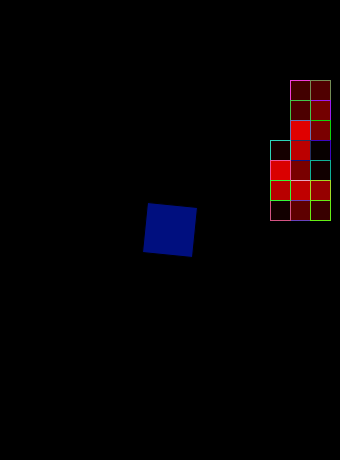
Frame 1 (no input)
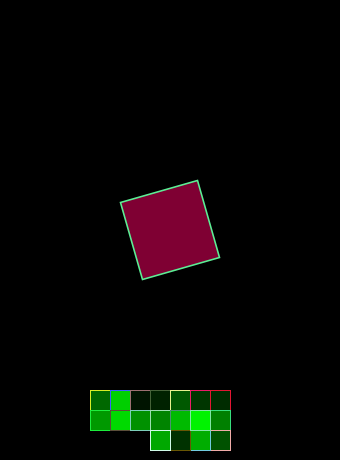
Frame 60 (the mouse pressed at the canvas centre just before this capture)
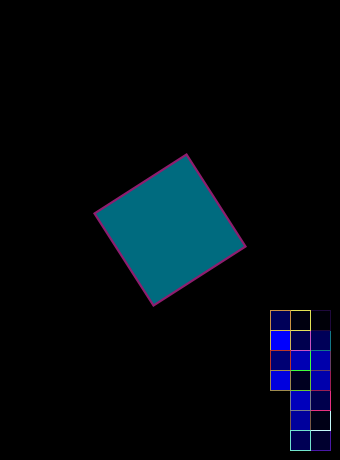
Frame 120 (the mouse held since frame 60 and released just before this capture)

The Processing sketch that drew these frames (run headless with seeded random() and noise(); from frame 60 on, the mouse is pressed at the canvas centre):

// Processing sketch: processing_113252
// ── processing_113252.pde

float s=1;
float scaleSpeed=.01;
float counter=0;
float hue=0.0;
float offset=10;
float angle=0;
void setup()
{
size(340,460);
frameRate(20);
}
void draw()
{
  background(0);
  rectMode(CENTER);
  counter+=1/10.0;
  println(counter);
  angle+=0.1;
  s+=scaleSpeed;
  if(s>8||s<0)
  {
    scaleSpeed=-scaleSpeed;
  }
  float degrees=radians(45);
  pushMatrix();
  colorMode(HSB,360,100,100);
  fill(random(0,360),100,50);
  translate(width/2,height/2);
  rotate(angle);
  scale(s);
  rect(0,0,50,50);
  popMatrix();
  colorMode(RGB,255,255,255);
  if (counter>0&&counter<5)
  {
  drawMO1();
  }
  if (counter>5&&counter<10)
  {
  drawMO2();
  }
  if (counter>10&&counter<15)
  {
    drawMO3();
  }
 if (counter>15&&counter<20)
 {
   drawMO4();
 }
 if (counter>20&&counter<25)
 {
 drawMO5();
 }
   if (counter>25&&counter<30)
   {
     drawMO6();
   }
   if (counter>30&&counter<35)
   {
 drawMO7();
   }
   if (counter>35&&counter<45)
   {
   drawMO1();
   drawMO2();
   drawMO3();
}
   if (counter>45&&counter<55)
   {
   drawMO4();
   drawMO5();
   drawMO6();
}
   if (counter>55&&counter<65)
   {
   drawMO1();
   drawMO7();
   drawMO3();
}
   if (counter>65&&counter<75)
   {
   drawMO2();
   drawMO4();
   drawMO6();
}
   if (counter>75&&counter<85)
   {
   drawMO1();
   drawMO7();
   drawMO5();
}
   if (counter>87)
   {
   drawMO1();
   drawMO2();
   drawMO3();
   drawMO4();
   drawMO5();
   drawMO6();
   drawMO7();
}
}

void drawMO1()
{
  fill(random(0,255),0,0);
stroke(random(0,255),random(0,255),random(0,255));
rect(300,90,20,20);
 fill(random(0,255),0,0);
stroke(random(0,255),random(0,255),random(0,255));
rect(320,90,20,20);
fill(random(0,255),0,0);
stroke(random(0,255),random(0,255),random(0,255));
rect(300,110,20,20);
 fill(random(0,255),0,0);
stroke(random(0,255),random(0,255),random(0,255));
rect(320,110,20,20);
 fill(random(0,255),0,0);
stroke(random(0,255),random(0,255),random(0,255));
rect(300,130,20,20);
 fill(random(0,255),0,0);
stroke(random(0,255),random(0,255),random(0,255));
rect(320,130,20,20);
 fill(random(0,255),0,0);
stroke(random(0,255),random(0,255),random(0,255));
rect(320,150,20,20);
 fill(random(0,255),0,0);
stroke(random(0,255),random(0,255),random(0,255));
rect(300,110,20,20);
 fill(random(0,255),0,0);
stroke(random(0,255),random(0,255),random(0,255));
rect(300,130,20,20);
 fill(random(0,255),0,0);
stroke(random(0,255),random(0,255),random(0,255));
rect(300,150,20,20);
 fill(random(0,255),0,0);
stroke(random(0,255),random(0,255),random(0,255));
rect(300,170,20,20);
 fill(random(0,255),0,0);
stroke(random(0,255),random(0,255),random(0,255));
rect(300,190,20,20);
 fill(random(0,255),0,0);
stroke(random(0,255),random(0,255),random(0,255));
stroke(random(0,255),random(0,255),random(0,255));
rect(320,170,20,20);
 fill(random(0,255),0,0);
stroke(random(0,255),random(0,255),random(0,255));
rect(320,190,20,20);
 fill(random(0,255),0,0);
stroke(random(0,255),random(0,255),random(0,255));
rect(300,210,20,20);
 fill(random(0,255),0,0);
stroke(random(0,255),random(0,255),random(0,255));
rect(320,210,20,20);
 fill(random(0,255),0,0);
stroke(random(0,255),random(0,255),random(0,255));
rect(280,150,20,20);
 fill(random(0,255),0,0);
stroke(random(0,255),random(0,255),random(0,255));
rect(280,210,20,20);
 fill(random(0,255),0,0);
stroke(random(0,255),random(0,255),random(0,255));
rect(280,170,20,20);
 fill(random(0,255),0,0);
stroke(random(0,255),random(0,255),random(0,255));
rect(280,190,20,20);
}
void drawMO2()
{
  fill(0,random(0,255),0);
stroke(random(0,255),random(0,255),random(0,255));
rect(100,400,20,20);
 fill(0,random(0,255),0);
stroke(random(0,255),random(0,255),random(0,255));
rect(120,400,20,20);
fill(0,random(0,255),0);
stroke(random(0,255),random(0,255),random(0,255));
rect(140,400,20,20);
 fill(0,random(0,255),0);
stroke(random(0,255),random(0,255),random(0,255));
rect(160,400,20,20);
 fill(0,random(0,255),0);
stroke(random(0,255),random(0,255),random(0,255));
rect(180,400,20,20);
 fill(0,random(0,255),0);
stroke(random(0,255),random(0,255),random(0,255));
rect(200,400,20,20);
 fill(0,random(0,255),0);
stroke(random(0,255),random(0,255),random(0,255));
rect(220,400,20,20);
 fill(0,random(0,255),0);
stroke(random(0,255),random(0,255),random(0,255));
rect(100,420,20,20);
 fill(0,random(0,255),0);
stroke(random(0,255),random(0,255),random(0,255));
rect(120,420,20,20);
 fill(0,random(0,255),0);
stroke(random(0,255),random(0,255),random(0,255));
rect(140,420,20,20);
 fill(0,random(0,255),0);
stroke(random(0,255),random(0,255),random(0,255));
rect(160,420,20,20);
 fill(0,random(0,255),0);
stroke(random(0,255),random(0,255),random(0,255));
rect(180,420,20,20);
 fill(0,random(0,255),0);
stroke(random(0,255),random(0,255),random(0,255));
stroke(random(0,255),random(0,255),random(0,255));
rect(220,420,20,20);
 fill(0,random(0,255),0);
stroke(random(0,255),random(0,255),random(0,255));
rect(220,440,20,20);
 fill(0,random(0,255),0);
stroke(random(0,255),random(0,255),random(0,255));
rect(200,440,20,20);
 fill(0,random(0,255),0);
stroke(random(0,255),random(0,255),random(0,255));
rect(180,440,20,20);
 fill(0,random(0,255),0);
stroke(random(0,255),random(0,255),random(0,255));
rect(200,420,20,20); fill(0,random(0,255),0);
stroke(random(0,255),random(0,255),random(0,255));
rect(160,440,20,20);
}
void drawMO3()
{
  fill(0,0,random(0,255));
stroke(random(0,255),random(0,255),random(0,255));
rect(320,440,20,20);
 fill(0,0,random(0,255));
stroke(random(0,255),random(0,255),random(0,255));
rect(320,420,20,20);
fill(0,0,random(0,255));
stroke(random(0,255),random(0,255),random(0,255));
rect(320,400,20,20);
 fill(0,0,random(0,255));
stroke(random(0,255),random(0,255),random(0,255));
rect(320,380,20,20);
 fill(0,0,random(0,255));
stroke(random(0,255),random(0,255),random(0,255));
rect(320,360,20,20);
 fill(0,0,random(0,255));
stroke(random(0,255),random(0,255),random(0,255));
rect(320,340,20,20);
 fill(0,0,random(0,255));
stroke(random(0,255),random(0,255),random(0,255));
rect(320,320,20,20);
 fill(0,0,random(0,255));
stroke(random(0,255),random(0,255),random(0,255));
rect(300,420,20,20);
 fill(0,0,random(0,255));
stroke(random(0,255),random(0,255),random(0,255));
rect(300,400,20,20);
 fill(0,0,random(0,255));
stroke(random(0,255),random(0,255),random(0,255));
rect(300,380,20,20);
 fill(0,0,random(0,255));
stroke(random(0,255),random(0,255),random(0,255));
rect(300,360,20,20);
 fill(0,0,random(0,255));
stroke(random(0,255),random(0,255),random(0,255));
rect(300,340,20,20);
 fill(0,0,random(0,255));
stroke(random(0,255),random(0,255),random(0,255));
stroke(random(0,255),random(0,255),random(0,255));
rect(300,320,20,20);
 fill(0,0,random(0,255));
stroke(random(0,255),random(0,255),random(0,255));
rect(300,440,20,20);
 fill(0,0,random(0,255));
stroke(random(0,255),random(0,255),random(0,255));
rect(280,320,20,20);
 fill(0,0,random(0,255));
stroke(random(0,255),random(0,255),random(0,255));
rect(280,340,20,20);
 fill(0,0,random(0,255));
stroke(random(0,255),random(0,255),random(0,255));
rect(280,360,20,20); fill(0,0,random(0,255));
stroke(random(0,255),random(0,255),random(0,255));
rect(280,380,20,20);
}
void drawMO4()
{
  fill(random(0,255),random(0,255),random(0,255));
stroke(random(0,255),random(0,255),random(0,255));
rect(160,220,20,20);
 fill(random(0,255),random(0,255),random(0,255));
stroke(random(0,255),random(0,255),random(0,255));
rect(140,220,20,20);
fill(random(0,255),random(0,255),random(0,255));
stroke(random(0,255),random(0,255),random(0,255));
rect(120,220,20,20);
 fill(random(0,255),random(0,255),random(0,255));
stroke(random(0,255),random(0,255),random(0,255));
rect(100,220,20,20);
 fill(random(0,255),random(0,255),random(0,255));
stroke(random(0,255),random(0,255),random(0,255));
rect(80,220,20,20);
 fill(random(0,255),random(0,255),random(0,255));
stroke(random(0,255),random(0,255),random(0,255));
rect(60,220,20,20);
 fill(random(0,255),random(0,255),random(0,255));
stroke(random(0,255),random(0,255),random(0,255));
rect(40,220,20,20);
 fill(random(0,255),random(0,255),random(0,255));
stroke(random(0,255),random(0,255),random(0,255));
rect(40,240,20,20);
 fill(random(0,255),random(0,255),random(0,255));
stroke(random(0,255),random(0,255),random(0,255));
rect(60,240,20,20);
 fill(random(0,255),random(0,255),random(0,255));
stroke(random(0,255),random(0,255),random(0,255));
rect(80,240,20,20);
 fill(random(0,255),random(0,255),random(0,255));
stroke(random(0,255),random(0,255),random(0,255));
rect(100,240,20,20);
 fill(random(0,255),random(0,255),random(0,255));
stroke(random(0,255),random(0,255),random(0,255));
rect(120,240,20,20);
 fill(random(0,255),random(0,255),random(0,255));
stroke(random(0,255),random(0,255),random(0,255));
stroke(random(0,255),random(0,255),random(0,255));
rect(140,240,20,20);
 fill(random(0,255),random(0,255),random(0,255));
stroke(random(0,255),random(0,255),random(0,255));
rect(160,240,20,20);
 fill(random(0,255),random(0,255),random(0,255));
stroke(random(0,255),random(0,255),random(0,255));
rect(100,260,20,20);
 fill(random(0,255),random(0,255),random(0,255));
stroke(random(0,255),random(0,255),random(0,255));
rect(80,260,20,20);
 fill(random(0,255),random(0,255),random(0,255));
stroke(random(0,255),random(0,255),random(0,255));
rect(60,260,20,20); fill(random(0,255),random(0,255),random(0,255));
stroke(random(0,255),random(0,255),random(0,255));
rect(40,260,20,20);
}
void drawMO5()
{
  fill(random(0,255),0,random(0,255));
stroke(random(0,255),random(0,255),random(0,255));
rect(180,0,20,20);
 fill(random(0,255),0,random(0,255));
stroke(random(0,255),random(0,255),random(0,255));
rect(180,20,20,20);
fill(random(0,255),0,random(0,255));
stroke(random(0,255),random(0,255),random(0,255));
rect(180,40,20,20);
 fill(random(0,255),0,random(0,255));
stroke(random(0,255),random(0,255),random(0,255));
rect(180,60,20,20);
 fill(random(0,255),0,random(0,255));
stroke(random(0,255),random(0,255),random(0,255));
rect(180,80,20,20);
 fill(random(0,255),0,random(0,255));
stroke(random(0,255),random(0,255),random(0,255));
rect(180,100,20,20);
 fill(random(0,255),0,random(0,255));
stroke(random(0,255),random(0,255),random(0,255));
rect(180,120,20,20);
 fill(random(0,255),0,random(0,255));
stroke(random(0,255),random(0,255),random(0,255));
rect(160,0,20,20);
 fill(random(0,255),0,random(0,255));
stroke(random(0,255),random(0,255),random(0,255));
rect(160,20,20,20);
 fill(random(0,255),0,random(0,255));
stroke(random(0,255),random(0,255),random(0,255));
rect(160,40,20,20);
 fill(random(0,255),0,random(0,255));
stroke(random(0,255),random(0,255),random(0,255));
rect(160,60,20,20);
 fill(random(0,255),0,random(0,255));
stroke(random(0,255),random(0,255),random(0,255));
rect(160,80,20,20);
 fill(random(0,255),0,random(0,255));
stroke(random(0,255),random(0,255),random(0,255));
stroke(random(0,255),random(0,255),random(0,255));
rect(160,100,20,20);
 fill(random(0,255),0,random(0,255));
stroke(random(0,255),random(0,255),random(0,255));
rect(160,120,20,20);
 fill(random(0,255),0,random(0,255));
stroke(random(0,255),random(0,255),random(0,255));
rect(140,60,20,20);
 fill(random(0,255),0,random(0,255));
stroke(random(0,255),random(0,255),random(0,255));
rect(140,80,20,20);
 fill(random(0,255),0,random(0,255));
stroke(random(0,255),random(0,255),random(0,255));
rect(140,100,20,20); fill(random(0,255),0,random(0,255));
stroke(random(0,255),random(0,255),random(0,255));
rect(140,120,20,20);
}
void drawMO6()
{
  fill(0,random(0,255),random(0,255));
stroke(random(0,255),random(0,255),random(0,255));
rect(0,320,20,20);
 fill(0,random(80,255),random(2,185));
stroke(random(0,255),random(0,255),random(0,255));
rect(0,340,20,20);
fill(0,random(80,255),random(2,185));
stroke(random(0,255),random(0,255),random(0,255));
rect(20,320,20,20);
 fill(0,random(80,255),random(2,185));
stroke(random(0,255),random(0,255),random(0,255));
rect(0,360,20,20);
 fill(0,random(80,255),random(2,185));
stroke(random(0,255),random(0,255),random(0,255));
rect(0,380,20,20);
 fill(0,random(80,255),random(2,185));
stroke(random(0,255),random(0,255),random(0,255));
rect(0,400,20,20);
 fill(0,random(80,255),random(2,185));
stroke(random(0,255),random(0,255),random(0,255));
rect(0,420,20,20);
 fill(0,random(80,255),random(2,185));
stroke(random(0,255),random(0,255),random(0,255));
rect(0,440,20,20);
 fill(0,random(80,255),random(2,185));
stroke(random(0,255),random(0,255),random(0,255));
rect(20,340,20,20);
 fill(0,random(80,255),random(2,185));
stroke(random(0,255),random(0,255),random(0,255));
rect(20,360,20,20);
 fill(0,random(80,255),random(2,185));
stroke(random(0,255),random(0,255),random(0,255));
rect(20,380,20,20);
 fill(0,random(80,255),random(2,185));
stroke(random(0,255),random(0,255),random(0,255));
rect(20,400,20,20);
 fill(0,random(0,255),random(0,255));
stroke(random(0,255),random(0,255),random(0,255));
stroke(random(0,255),random(0,255),random(0,255));
rect(20,420,20,20);
 fill(0,random(0,255),random(0,255));
stroke(random(0,255),random(0,255),random(0,255));
rect(20,440,20,20);
 fill(0,random(0,255),random(0,255));
stroke(random(0,255),random(0,255),random(0,255));
rect(40,440,20,20);
 fill(0,random(0,255),random(0,255));
stroke(random(0,255),random(0,255),random(0,255));
rect(40,420,20,20);
 fill(0,random(0,255),random(0,255));
stroke(random(0,255),random(0,255),random(0,255));
rect(40,400,20,20); fill(0,random(0,255),random(0,255));
stroke(random(0,255),random(0,255),random(0,255));
rect(40,380,20,20);
}
void drawMO7()
{
  fill(random(0,255),random(0,255),0);
stroke(random(0,255),random(0,255),random(0,255));
rect(20,0,20,20);
 fill(random(0,255),random(0,255),0);
stroke(random(0,255),random(0,255),random(0,255));
rect(20,20,20,20);
fill(random(0,255),random(0,255),0);
stroke(random(0,255),random(0,255),random(0,255));
rect(20,40,20,20);
 fill(random(0,255),random(0,255),0);
stroke(random(0,255),random(0,255),random(0,255));
rect(20,60,20,20);
 fill(random(0,255),random(0,255),0);
stroke(random(0,255),random(0,255),random(0,255));
rect(20,80,20,20);
 fill(random(0,255),random(0,255),0);
stroke(random(0,255),random(0,255),random(0,255));
rect(20,100,20,20);
 fill(random(0,255),random(0,255),0);
stroke(random(0,255),random(0,255),random(0,255));
rect(20,120,20,20);
 fill(random(0,255),random(0,255),0);
stroke(random(0,255),random(0,255),random(0,255));
rect(0,120,20,20);
 fill(random(0,255),random(0,255),0);
stroke(random(0,255),random(0,255),random(0,255));
rect(0,100,20,20);
 fill(random(0,255),random(0,255),0);
stroke(random(0,255),random(0,255),random(0,255));
rect(0,60,20,20);
 fill(random(0,255),random(0,255),0);
stroke(random(0,255),random(0,255),random(0,255));
rect(0,80,20,20);
 fill(random(0,255),random(0,255),0);
stroke(random(0,255),random(0,255),random(0,255));
rect(0,40,20,20);
 fill(random(0,255),random(0,255),0);
stroke(random(0,255),random(0,255),random(0,255));
stroke(random(0,255),random(0,255),random(0,255));
rect(0,20,20,20);
 fill(random(0,255),random(0,255),0);
stroke(random(0,255),random(0,255),random(0,255));
rect(0,0,20,20);
 fill(random(0,255),random(0,255),0);
stroke(random(0,255),random(0,255),random(0,255));
rect(40,0,20,20);
 fill(random(0,255),random(0,255),0);
stroke(random(0,255),random(0,255),random(0,255));
rect(40,20,20,20);
 fill(random(0,255),random(0,255),0);
stroke(random(0,255),random(0,255),random(0,255));
rect(40,40,20,20); fill(random(0,255),random(0,255),0);
stroke(random(0,255),random(0,255),random(0,255));
rect(40,60,20,20);
}
